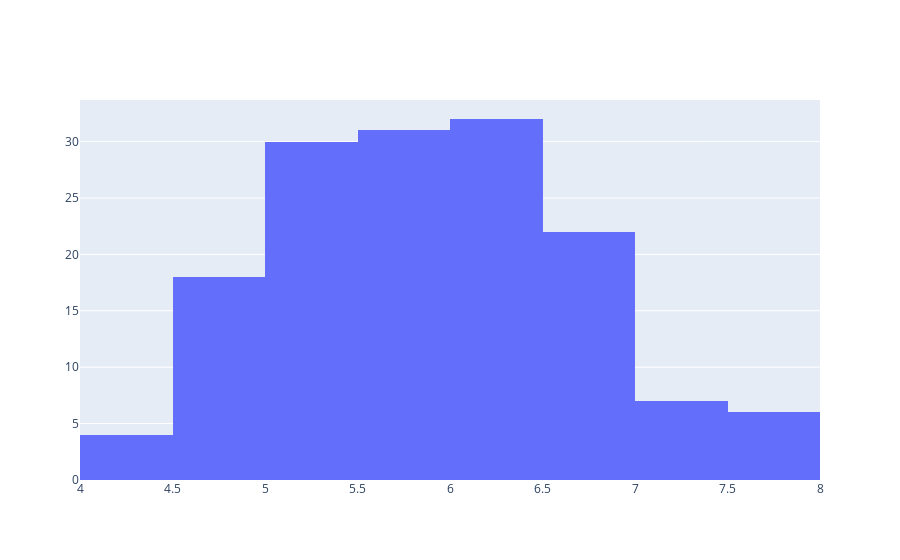

Source (notebook cell):
### Code cell
#Plot histogram
fig = go.Figure(data=[go.Histogram(x=sepal_length)])
fig.show()

### Figure 1 — Plotly figure (JSON) as saved in the notebook; plotly's stock layout.template omitted (floating-point values rounded to 4 significant figures; data arrays with more than 128 entries replaced by an {"elided": "..."} marker saying what was removed)
{"data": [{"type": "histogram", "x": {"elided": "150 float values"}}], "layout": {}}
